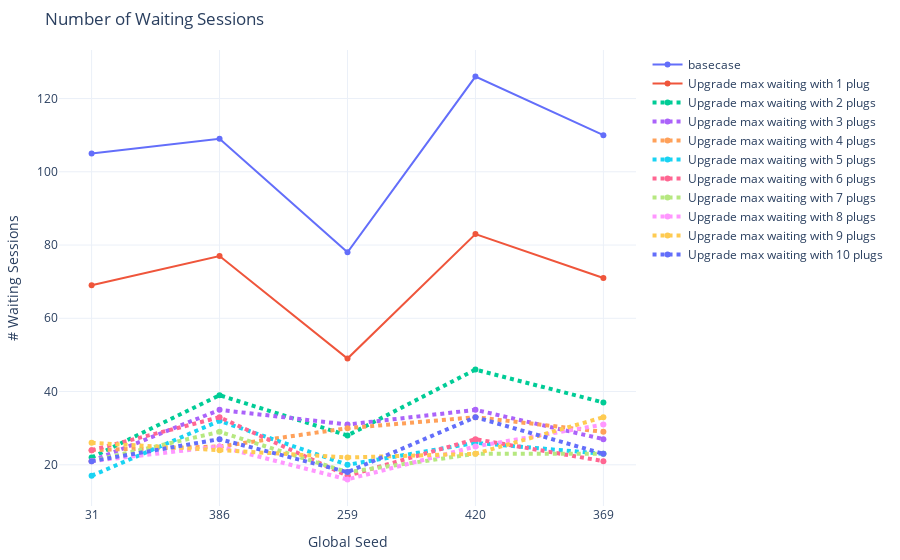

Notebook source saved alongside this figure:
### Code cell
# waiting session count
fig = go.Figure()
fig.add_trace(go.Scatter(x=seeds, y=count_stats[(671 <= count_stats['analysis_id']) & (count_stats['analysis_id']<= 675)].sort_values('analysis_id')['wait_count'],
                    mode='lines+markers',
                    name='basecase'))
fig.add_trace(go.Scatter(x=seeds, y=count_stats[(676 <= count_stats['analysis_id']) & (count_stats['analysis_id']<= 680)].sort_values('analysis_id')['wait_count'],
                    mode='lines+markers',
                    name='Upgrade max waiting with 1 plug'))
fig.add_trace(go.Scatter(x=seeds, y=count_stats[(681 <= count_stats['analysis_id']) & (count_stats['analysis_id']<= 685)].sort_values('analysis_id')['wait_count'],
                    mode='lines+markers',
                    name='Upgrade max waiting with 2 plugs', line=dict(width=4, dash='dot')))
fig.add_trace(go.Scatter(x=seeds, y=count_stats[(686 <= count_stats['analysis_id']) & (count_stats['analysis_id']<= 690)].sort_values('analysis_id')['wait_count'],
                    mode='lines+markers',
                    name='Upgrade max waiting with 3 plugs', line=dict(width=4, dash='dot')))
fig.add_trace(go.Scatter(x=seeds, y=count_stats[(691 <= count_stats['analysis_id']) & (count_stats['analysis_id']<= 695)].sort_values('analysis_id')['wait_count'],
                    mode='lines+markers',
                    name='Upgrade max waiting with 4 plugs', line=dict(width=4, dash='dot')))
fig.add_trace(go.Scatter(x=seeds, y=count_stats[(696 <= count_stats['analysis_id']) & (count_stats['analysis_id']<= 700)].sort_values('analysis_id')['wait_count'],
                    mode='lines+markers',
                    name='Upgrade max waiting with 5 plugs', line=dict(width=4, dash='dot')))
fig.add_trace(go.Scatter(x=seeds, y=count_stats[(701 <= count_stats['analysis_id']) & (count_stats['analysis_id']<= 705)].sort_values('analysis_id')['wait_count'],
                    mode='lines+markers',
                    name='Upgrade max waiting with 6 plugs', line=dict(width=4, dash='dot')))
fig.add_trace(go.Scatter(x=seeds, y=count_stats[(706 <= count_stats['analysis_id']) & (count_stats['analysis_id']<= 710)].sort_values('analysis_id')['wait_count'],
                    mode='lines+markers',
                    name='Upgrade max waiting with 7 plugs', line=dict(width=4, dash='dot')))
fig.add_trace(go.Scatter(x=seeds, y=count_stats[(711 <= count_stats['analysis_id']) & (count_stats['analysis_id']<= 715)].sort_values('analysis_id')['wait_count'],
                    mode='lines+markers',
                    name='Upgrade max waiting with 8 plugs', line=dict(width=4, dash='dot')))
fig.add_trace(go.Scatter(x=seeds, y=count_stats[(716 <= count_stats['analysis_id']) & (count_stats['analysis_id']<= 720)].sort_values('analysis_id')['wait_count'],
                    mode='lines+markers',
                    name='Upgrade max waiting with 9 plugs', line=dict(width=4, dash='dot')))
fig.add_trace(go.Scatter(x=seeds, y=count_stats[(721 <= count_stats['analysis_id']) & (count_stats['analysis_id']<= 725)].sort_values('analysis_id')['wait_count'],
                    mode='lines+markers',
                    name='Upgrade max waiting with 10 plugs', line=dict(width=4, dash='dot')))
fig.update_xaxes(type='category')
fig.update_layout(margin=dict(l=20, r=20, t=50, b=20), uniformtext_minsize=8, uniformtext_mode='hide', template='plotly_white', title_text = 'Number of Waiting Sessions',
        showlegend = True, yaxis_title="# Waiting Sessions", 
                  xaxis_title="Global Seed", )
fig.show()

### Figure 1 — Plotly figure (JSON) as saved in the notebook; plotly's stock layout.template omitted (floating-point values rounded to 4 significant figures)
{"data": [{"mode": "lines+markers", "name": "basecase", "type": "scatter", "x": ["31", "386", "259", "420", "369"], "y": [105, 109, 78, 126, 110]}, {"mode": "lines+markers", "name": "Upgrade max waiting with 1 plug", "type": "scatter", "x": ["31", "386", "259", "420", "369"], "y": [69, 77, 49, 83, 71]}, {"line": {"dash": "dot", "width": 4}, "mode": "lines+markers", "name": "Upgrade max waiting with 2 plugs", "type": "scatter", "x": ["31", "386", "259", "420", "369"], "y": [22, 39, 28, 46, 37]}, {"line": {"dash": "dot", "width": 4}, "mode": "lines+markers", "name": "Upgrade max waiting with 3 plugs", "type": "scatter", "x": ["31", "386", "259", "420", "369"], "y": [21, 35, 31, 35, 27]}, {"line": {"dash": "dot", "width": 4}, "mode": "lines+markers", "name": "Upgrade max waiting with 4 plugs", "type": "scatter", "x": ["31", "386", "259", "420", "369"], "y": [24, 25, 30, 33, 29]}, {"line": {"dash": "dot", "width": 4}, "mode": "lines+markers", "name": "Upgrade max waiting with 5 plugs", "type": "scatter", "x": ["31", "386", "259", "420", "369"], "y": [17, 32, 20, 26, 23]}, {"line": {"dash": "dot", "width": 4}, "mode": "lines+markers", "name": "Upgrade max waiting with 6 plugs", "type": "scatter", "x": ["31", "386", "259", "420", "369"], "y": [24, 33, 17, 27, 21]}, {"line": {"dash": "dot", "width": 4}, "mode": "lines+markers", "name": "Upgrade max waiting with 7 plugs", "type": "scatter", "x": ["31", "386", "259", "420", "369"], "y": [21, 29, 18, 23, 23]}, {"line": {"dash": "dot", "width": 4}, "mode": "lines+markers", "name": "Upgrade max waiting with 8 plugs", "type": "scatter", "x": ["31", "386", "259", "420", "369"], "y": [21, 25, 16, 25, 31]}, {"line": {"dash": "dot", "width": 4}, "mode": "lines+markers", "name": "Upgrade max waiting with 9 plugs", "type": "scatter", "x": ["31", "386", "259", "420", "369"], "y": [26, 24, 22, 23, 33]}, {"line": {"dash": "dot", "width": 4}, "mode": "lines+markers", "name": "Upgrade max waiting with 10 plugs", "type": "scatter", "x": ["31", "386", "259", "420", "369"], "y": [21, 27, 18, 33, 23]}], "layout": {"autosize": true, "margin": {"b": 20, "l": 20, "r": 20, "t": 50}, "showlegend": true, "title": {"text": "Number of Waiting Sessions"}, "uniformtext": {"minsize": 8, "mode": "hide"}, "xaxis": {"autorange": true, "range": [-0.2466, 4.247], "title": {"text": "Global Seed"}, "type": "category"}, "yaxis": {"autorange": true, "range": [8.381, 133.6], "title": {"text": "# Waiting Sessions"}, "type": "linear"}}}
